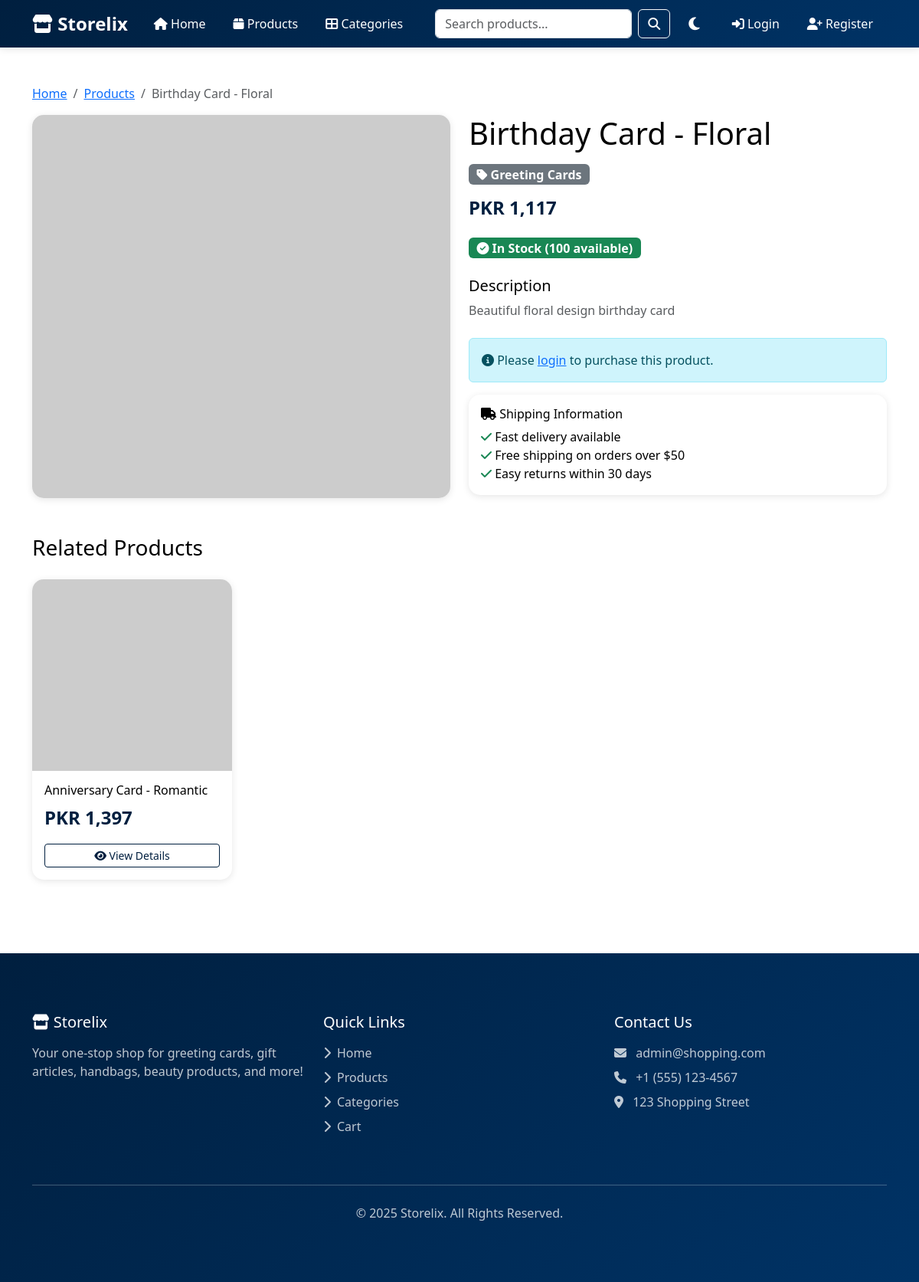
The app's page /product-detail.php?id=1 with its own data.
### tables this page shows
CREATE TABLE IF NOT EXISTS products (
    id INT AUTO_INCREMENT PRIMARY KEY,
    category_id INT,
    name VARCHAR(200) NOT NULL,
    description TEXT,
    price DECIMAL(10, 2) NOT NULL,
    stock INT DEFAULT 0,
    image VARCHAR(255),
    featured TINYINT(1) DEFAULT 0,
    created_at TIMESTAMP DEFAULT CURRENT_TIMESTAMP,
    updated_at TIMESTAMP DEFAULT CURRENT_TIMESTAMP ON UPDATE CURRENT_TIMESTAMP,
    FOREIGN KEY (category_id) REFERENCES categories(id) ON DELETE SET NULL
);

CREATE TABLE IF NOT EXISTS categories (
    id INT AUTO_INCREMENT PRIMARY KEY,
    name VARCHAR(100) NOT NULL,
    description TEXT,
    image VARCHAR(255),
    created_at TIMESTAMP DEFAULT CURRENT_TIMESTAMP
);

### includes/db.php (called while the page is built, shortened)
<?php
class Database {
    private $conn;
    public function __construct() {
        try {
            $this->conn = new mysqli(DB_HOST, DB_USER, DB_PASS, DB_NAME);
            $this->conn->options(MYSQLI_OPT_CONNECT_TIMEOUT, 30);
            $this->conn->options(MYSQLI_OPT_READ_TIMEOUT, 30);
            $this->conn->set_charset("utf8mb4");
        } catch (Exception $e) {
            die("Database Error: " . $e->getMessage());
        }
    }
    public function query($sql) {
        $result = $this->conn->query($sql);
        return $result;
    }
}
$db = new Database();
?>

### includes/functions.php (called while the page is built, shortened)
<?php
require_once 'db.php';
function isLoggedIn() {
    return isset($_SESSION['user_id']);
}
function getProducts($category_id = null, $featured = false, $limit = null) {
    global $db;
    $sql = "SELECT p.*, c.name as category_name FROM products p
            LEFT JOIN categories c ON p.category_id = c.id WHERE 1=1";
    if ($category_id) {
        $sql .= " AND p.category_id = " . intval($category_id);
    }
    $sql .= " ORDER BY p.created_at DESC";
    if ($limit) {
        $sql .= " LIMIT " . intval($limit);
    }
    $result = $db->query($sql);
    return $result->fetch_all(MYSQLI_ASSOC);
}
function getProductById($id) {
    global $db;
    $id = intval($id);
    $result = $db->query("SELECT p.*, c.name as category_name FROM products p
                          LEFT JOIN categories c ON p.category_id = c.id
                          WHERE p.id = $id");
    return $result->fetch_assoc();
}
function formatPrice($price) {
    $pkr_price = $price * 280;
    return 'PKR ' . number_format($pkr_price, 0);
}
?>

### product-detail.php (the view, shortened to what this page needs)
<?php
include 'includes/header.php';
$product_id = isset($_GET['id']) ? intval($_GET['id']) : 0;
$product = getProductById($product_id);
?>
<div class="container my-5">
    <nav aria-label="breadcrumb">
        <ol class="breadcrumb">
            <li class="breadcrumb-item"><a href="index.php">Home</a></li>
            <li class="breadcrumb-item"><a href="products.php">Products</a></li>
            <li class="breadcrumb-item active"><?php echo htmlspecialchars($product['name']); ?></li>
        </ol>
    </nav>
    <div class="row">
        <div class="col-md-6">
            <div class="card">
                <img src="<?php echo $product['image'] ? 'uploads/' . $product['image'] : 'https://via.placeholder.com/600x500?text=' . urlencode($product['name']); ?>"
                     class="card-img-top" alt="<?php echo htmlspecialchars($product['name']); ?>"
                     style="height: 500px; object-fit: cover;">
            </div>
        </div>
        <div class="col-md-6">
            <h1 class="mb-3"><?php echo htmlspecialchars($product['name']); ?></h1>
            <div class="mb-3">
                <span class="badge bg-secondary fs-6">
                    <i class="fas fa-tag"></i> <?php echo htmlspecialchars($product['category_name']); ?>
                </span>
            </div>
            <div class="mb-4">
                <h2 class="product-price"><?php echo formatPrice($product['price']); ?></h2>
            </div>
            <div class="mb-4">
                <?php if ($product['stock'] > 0): ?>
                    <span class="badge bg-success fs-6">
                        <i class="fas fa-check-circle"></i> In Stock (<?php echo $product['stock']; ?> available)
                    </span>
                <?php else: ?>
                    <span class="badge bg-danger fs-6">
                        <i class="fas fa-times-circle"></i> Out of Stock
                    </span>
                <?php endif; ?>
            </div>
            <div class="mb-4">
                <h5>Description</h5>
                <p class="text-muted"><?php echo nl2br(htmlspecialchars($product['description'])); ?></p>
            </div>
            <?php if (isLoggedIn() && $product['stock'] > 0): ?>
                <form action="cart-action.php" method="POST" class="mb-4">
                    <input type="hidden" name="action" value="add">
                    <input type="hidden" name="product_id" value="<?php echo $product['id']; ?>">
                    <div class="row g-3 align-items-end">
                        <div class="col-md-4">
                            <label for="quantity" class="form-label">Quantity</label>
                            <input type="number" class="form-control" id="quantity" name="quantity"
                                   value="1" min="1" max="<?php echo $product['stock']; ?>" required>
                        </div>
                        <div class="col-md-8">
                            <button type="submit" class="btn btn-primary btn-lg w-100">
                                <i class="fas fa-cart-plus"></i> Add to Cart
                            </button>
                        </div>
                    </div>
                </form>
            <?php elseif (!isLoggedIn()): ?>
                <div class="alert alert-info">
                    <i class="fas fa-info-circle"></i> Please <a href="login.php">login</a> to purchase this product.
                </div>
            <?php endif; ?>
            <div class="card bg-light">
                <div class="card-body">
                    <h6 class="card-title"><i class="fas fa-truck"></i> Shipping Information</h6>
                    <ul class="list-unstyled mb-0">
                        <li><i class="fas fa-check text-success"></i> Fast delivery available</li>
                        <li><i class="fas fa-check text-success"></i> Free shipping on orders over $50</li>
                        <li><i class="fas fa-check text-success"></i> Easy returns within 30 days</li>
                    </ul>
                </div>
            </div>
        </div>
    </div>
    <div class="mt-5">
        <h3 class="mb-4">Related Products</h3>
        <div class="row g-4">
            <?php
            $related_products = getProducts($product['category_id'], false, 4);
            foreach ($related_products as $related):
                if ($related['id'] == $product['id']) continue;
            ?>
                <div class="col-md-3">
                    <div class="card h-100">
                        <img src="<?php echo $related['image'] ? 'uploads/' . $related['image'] : 'https://via.placeholder.com/300x250?text=' . urlencode($related['name']); ?>"
                             class="card-img-top" alt="<?php echo htmlspecialchars($related['name']); ?>">
                        <div class="card-body">
                            <h6 class="card-title"><?php echo htmlspecialchars($related['name']); ?></h6>
                            <p class="product-price"><?php echo formatPrice($related['price']); ?></p>
                            <a href="product-detail.php?id=<?php echo $related['id']; ?>" class="btn btn-outline-primary btn-sm w-100">
                                <i class="fas fa-eye"></i> View Details
                            </a>
                        </div>
                    </div>
                </div>
            <?php endforeach; ?>
        </div>
    </div>
</div>
<?php include 'includes/footer.php'; ?>

### includes/header.php (style rules this page uses)
:root { --primary-color: #001f3f; --secondary-color: #003366; --dark-color: #333; --light-color: #f8f9fa; --bg-color: #ffffff; --text-color: #000000; --card-bg: #ffffff; --navbar-bg: linear-gradient(135deg, var(--primary-color), var(--secondary-color)); --navbar-text: white; --footer-bg: linear-gradient(135deg, var(--primary-color), var(--secondary-color)); --footer-text: white; --hero-bg: linear-gradient(135deg, var(--primary-color), var(--secondary-color)); }
body { font-family: 'Segoe UI', Tahoma, Geneva, Verdana, sans-serif; min-height: 100vh; display: flex; flex-direction: column; background-color: var(--bg-color); color: var(--text-color); transition: background-color 0.3s, color 0.3s; }
.bg-light { background-color: var(--bg-color) !important; }
.card { background-color: var(--card-bg); color: var(--text-color); border: 1px solid rgba(0,0,0,0.1); }
.card .card-title { color: var(--text-color); }
.btn-outline-primary { color: var(--primary-color); border-color: var(--primary-color); }
.card { border: none; border-radius: 15px; overflow: hidden; transition: all 0.3s; box-shadow: 0 2px 10px rgba(0,0,0,0.1); background-color: var(--card-bg); color: var(--text-color); }
.card-img-top { height: 250px; object-fit: cover; }
.product-price { color: var(--primary-color); font-size: 1.5rem; font-weight: bold; }

### records on screen
products: name "Birthday Card - Floral", category.name "Greeting Cards", price "PKR 1,117", stock "100", description "Beautiful floral design birthday card"
products: name "Anniversary Card - Romantic", price "PKR 1,397"

### other values on screen
SITE_NAME "Storelix"
ADMIN_EMAIL "admin@shopping.com"
